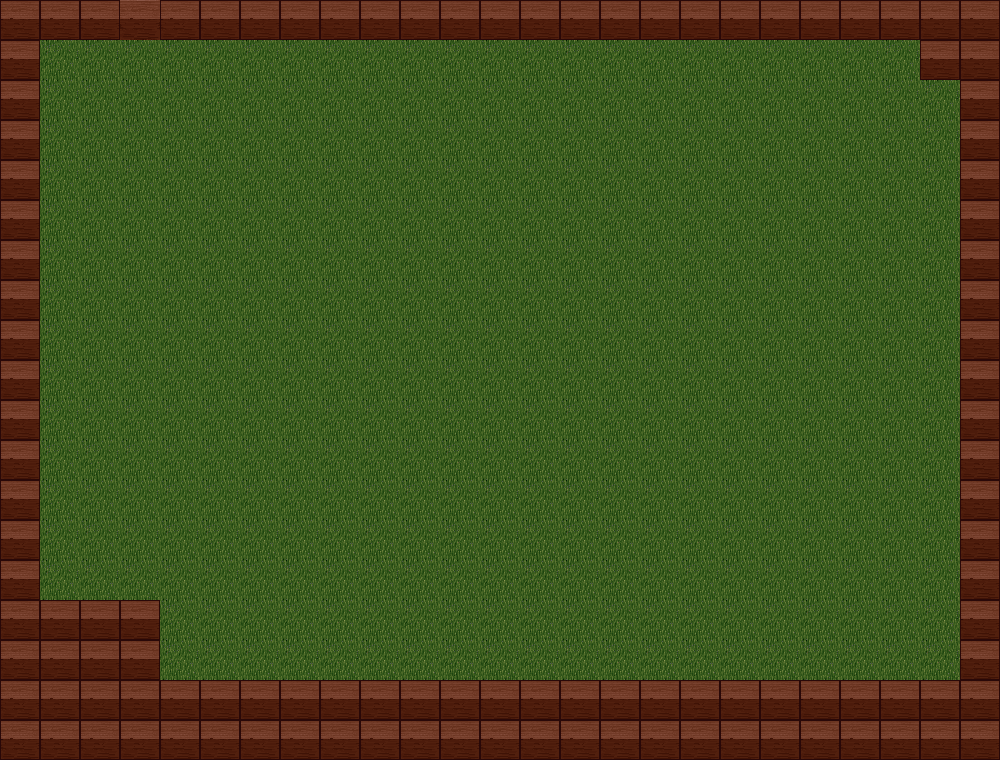

The image is a tile-based game level rendered from a .tmx file. Its description and source (layers, tilesets, objects; grid data summarised) follow:
An orthogonal 25x19 tile map with 40x40 px tiles, 3 tile layers (Background, Foreground, Meta), 2 tilesets and 1 object (Exit).

<map version="1.0" orientation="orthogonal" width="25" height="19" tilewidth="40" tileheight="40">
 <tileset firstgid="1" name="maptile" tilewidth="40" tileheight="40">
  <image source="maptile.png" width="128" height="256" />
  <tile id="14">
   <properties>
    <property name="Type" value="wall1" />
   </properties>
  </tile>
  <tile id="15">
   <properties>
    <property name="Type" value="wall2" />
   </properties>
  </tile>
  <tile id="16">
   <properties>
    <property name="Type" value="wall3" />
   </properties>
  </tile>
  <tile id="17">
   <properties>
    <property name="Type" value="wall4" />
   </properties>
  </tile>
 </tileset>
 <tileset firstgid="19" name="meta_40x40" tilewidth="40" tileheight="40">
  <image source="meta_40x40.png" width="80" height="40" />
  <tile id="0">
   <properties>
    <property name="Collidable" value="True" />
   </properties>
  </tile>
  <tile id="1">
   <properties>
    <property name="Collectable" value="True" />
   </properties>
  </tile>
 </tileset>
 <layer name="Background" width="25" height="19">
  <data>[475 cells, 475 non-empty, 3 distinct tile ids]</data>
 </layer>
 <layer name="Foreground" width="25" height="19">
  <data>[475 cells, 36 non-empty, 1 distinct tile ids]</data>
 </layer>
 <layer name="Meta" width="25" height="19">
  <data>[475 cells, 114 non-empty, 1 distinct tile ids]</data>
 </layer>
 <objectgroup name="Objects" width="25" height="19">
  <object name="Exit" x="960" y="240" width="40" height="40" />
 </objectgroup>
 <objectgroup name="Bonuses" width="25" height="19" />
</map>
